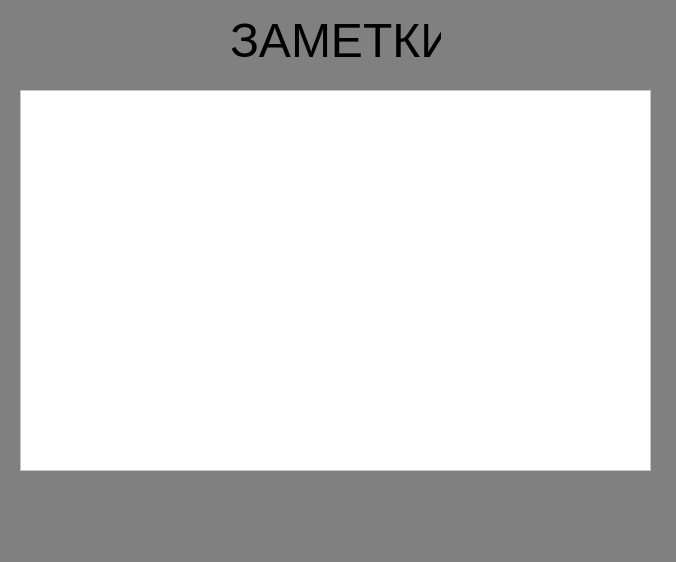
<?xml version="1.0" encoding="UTF-8"?>
<ui version="4.0">
 <class>Form</class>
 <widget class="QWidget" name="Form">
  <property name="geometry">
   <rect>
    <x>0</x>
    <y>0</y>
    <width>676</width>
    <height>562</height>
   </rect>
  </property>
  <property name="windowTitle">
   <string>Form</string>
  </property>
  <property name="styleSheet">
   <string notr="true">background-color: grey</string>
  </property>
  <widget class="QTextEdit" name="textEdit">
   <property name="geometry">
    <rect>
     <x>20</x>
     <y>90</y>
     <width>631</width>
     <height>381</height>
    </rect>
   </property>
   <property name="font">
    <font>
     <pointsize>12</pointsize>
    </font>
   </property>
   <property name="styleSheet">
    <string notr="true">background-color: rgb(255, 255, 255);</string>
   </property>
  </widget>
  <widget class="QLabel" name="label">
   <property name="geometry">
    <rect>
     <x>230</x>
     <y>10</y>
     <width>211</width>
     <height>61</height>
    </rect>
   </property>
   <property name="font">
    <font>
     <pointsize>36</pointsize>
    </font>
   </property>
   <property name="text">
    <string>ЗАМЕТКИ</string>
   </property>
  </widget>
 </widget>
 <resources/>
 <connections/>
</ui>
